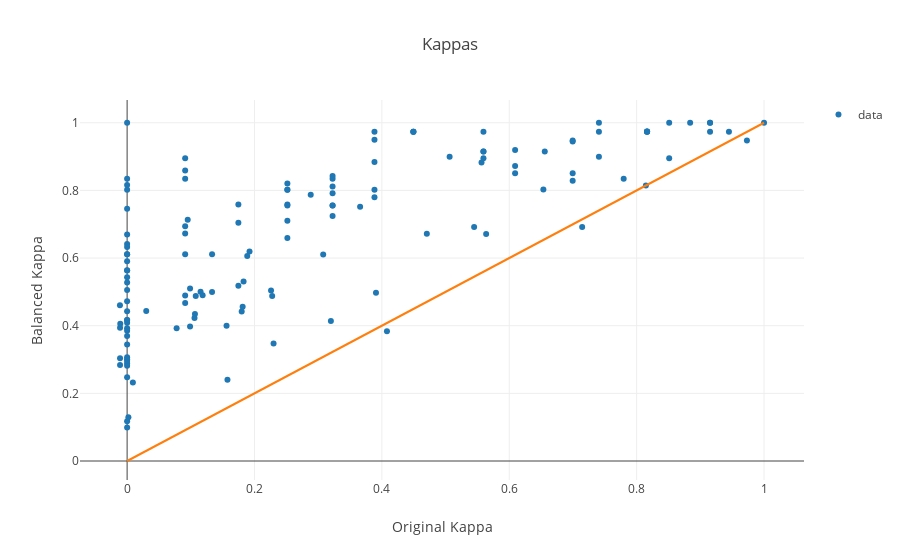

Notebook code cell kept with this figure:
### Code cell
# Create a trace
pts = go.Scatter(
    x= df.kappa_init,
    y = df.kappa_final,
    mode = 'markers',
    text = df.label,
    name='data'
)
ln = go.Scatter( x=[0,1], y = [0,1], mode='lines',showlegend=False)

data = [pts,ln]

layout_comp = go.Layout(
    title='Kappas',
    hovermode='closest',
    xaxis=dict(
        title='Original Kappa'),
    yaxis=dict(
        title='Balanced Kappa'), 
)

# Plot and embed in ipython notebook!
fig_comp = go.Figure(data=data, layout=layout_comp)

py.iplot(fig_comp)

### Figure 1 — Plotly figure (JSON) as saved in the notebook; plotly's stock layout.template omitted (floating-point values rounded to 4 significant figures; data arrays with more than 128 entries replaced by an {"elided": "..."} marker saying what was removed)
{"data": [{"mode": "markers", "name": "data", "text": {"elided": "138 str values"}, "type": "scatter", "uid": "4e3c687a-c096-4b7f-b0fe-6d8a266edd1e", "x": {"elided": "138 float values"}, "y": {"elided": "138 float values"}}, {"mode": "lines", "showlegend": false, "type": "scatter", "uid": "c55e126d-80c4-4119-bfd4-9aee8e79c161", "x": [0, 1], "y": [0, 1]}], "layout": {"hovermode": "closest", "title": {"text": "Kappas"}, "xaxis": {"title": {"text": "Original Kappa"}}, "yaxis": {"title": {"text": "Balanced Kappa"}}}}
